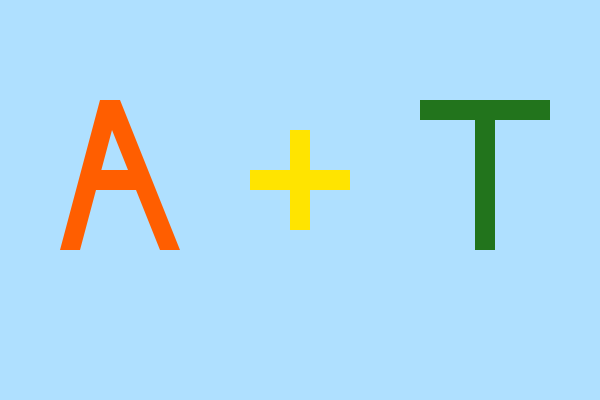
Frame 1 (no input)
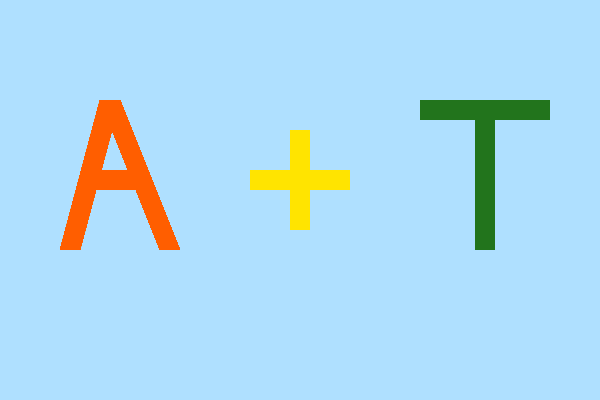
Frame 60 (the mouse pressed at the canvas centre just before this capture)
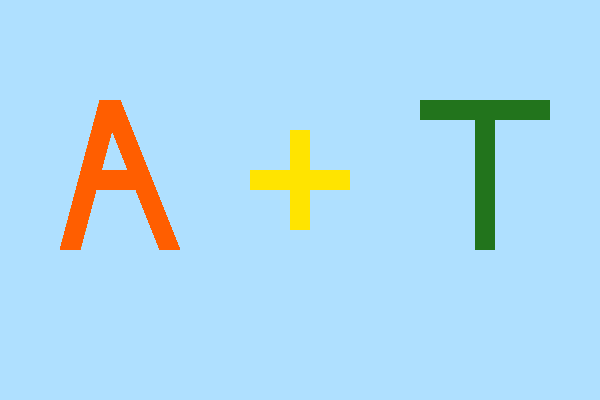
Frame 120 (the mouse held since frame 60 and released just before this capture)

The Processing sketch that drew these frames (run headless with seeded random() and noise(); from frame 60 on, the mouse is pressed at the canvas centre):

// Processing sketch: processing_97411
// ── processing_97411.pde

void setup() {
  size(600, 400);
  noStroke();
  background(175, 224, 255, 100);
}

void drawA() {
  pushMatrix();
  fill(255, 94, 0);
  quad(100, 100, 120, 100, 80, 250, 60, 250);
  quad(100, 100, 120, 100, 180, 250, 160, 250);
  rect(95, 170, 50, 20);
  popMatrix();
}

void drawplus() {
  pushMatrix();
  fill(255, 228, 0);
  rect(250, 170, 100, 20);
  rect(290, 130, 20, 100);
  popMatrix();
}

void drawT() {
  pushMatrix();
  fill(34, 116, 28);
  rect(420,100, 130, 20);
  rect(475, 100, 20, 150);
  popMatrix();  
}

void drawFlower(){
  pushMatrix();
  fill(255,228, 0, random(100,200));
   ellipse(0,0,5,5);
  translate(random(-10,10), random(-10, 10));
  fill(255,115,random(0,184), random(1, 200));
  ellipse(5, 5, 5, 5);
  scale(random(0.25,0.25)); 
  popMatrix();
}
void drawSplus() {
  pushMatrix();
  fill(95, 0, 255, random(0,255));
  rect(120, 40, 100, 20);
  rect(160, 0, 20, 100);
  popMatrix();
}
void drawGrass(){
  pushMatrix();
  fill(71, random(200, 255), random(40, 80));
  translate(random(-20, 20), 10);
  curve(0, 0, -10, 5, 0, -10, 15, -10);
  scale(random(1.4, 1.4));
  popMatrix();
}
 

void draw() {
    drawA();
    drawplus();
    drawT();
    
  if (mousePressed && (mouseButton == LEFT)) {
    if (mouseX <=230){
      translate(mouseX, mouseY);
      drawFlower();
      drawFlower();
    }
    else if(mouseX >=230 && mouseX <= 370){
      translate(mouseX, mouseY);
      scale(random(0.25, 0.25));
      drawSplus();
    }
    else if(mouseX >=370){
      translate(mouseX, mouseY);
      drawGrass();
    }
  }
      else if(mousePressed && (mouseButton == RIGHT)) {
        background(193, 220, random(230, 255));
      }
}
